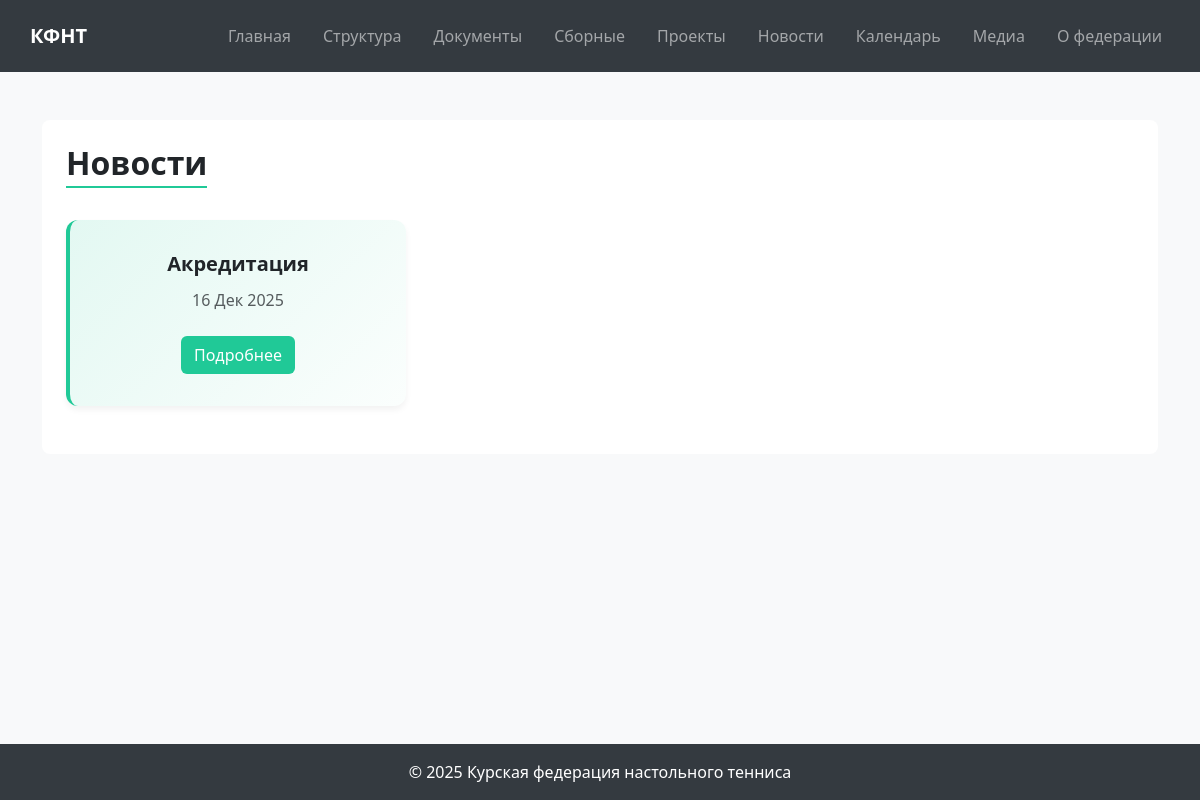
The page /news/ on the database as committed earlier.
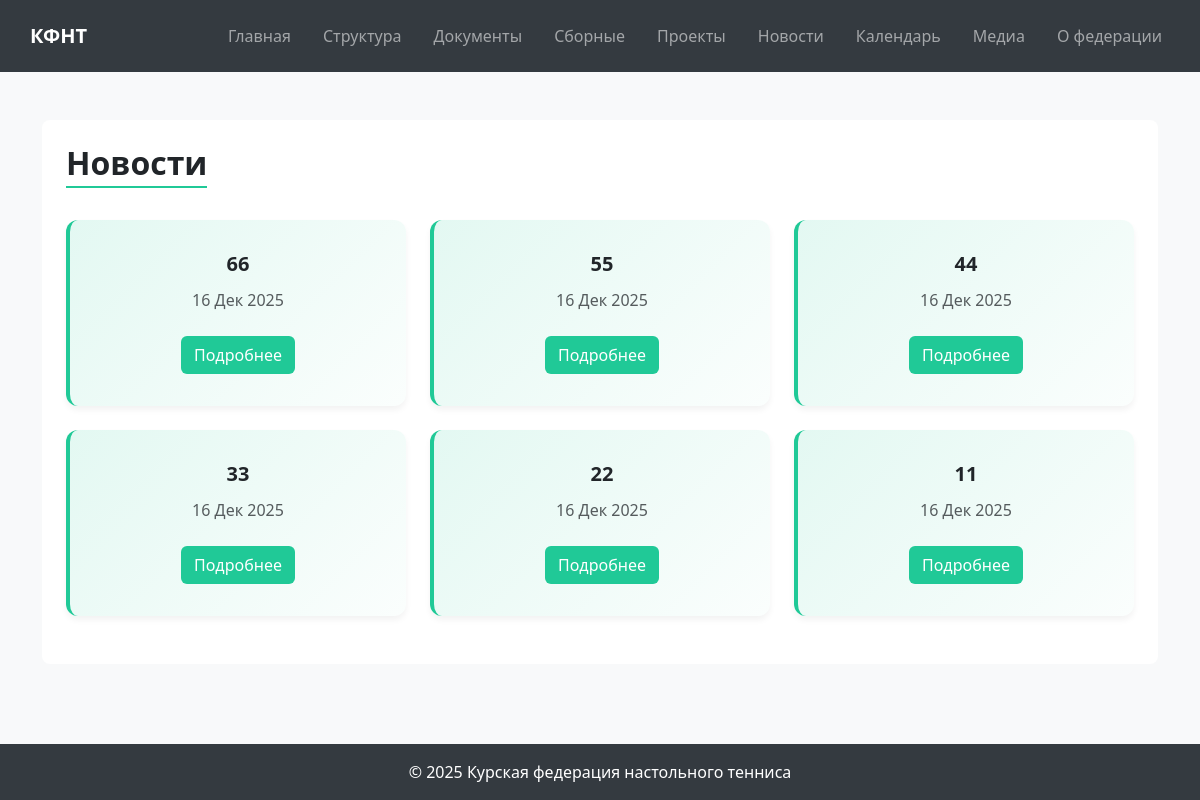
The same page on the database as committed later.
### news/models.py (models this page shows, shortened)
class News(models.Model):
    title = models.CharField(verbose_name='Заголовок', max_length=255)
    slug = models.SlugField(unique=True)
    full_description = CKEditor5Field(
    verbose_name='Полное описание',
    config_name='default'
)
    image = models.ImageField(upload_to='news/', blank=True, null=True, verbose_name='Изображение')
    created_at = models.DateTimeField(default=timezone.now, verbose_name='Дата создания')
    published = models.BooleanField(default=True, verbose_name='Опубликовано')
    class Meta:
        ordering = ['-created_at']
        verbose_name = 'Новость'
        verbose_name_plural = 'Новости'
    def get_absolute_url(self):
        return reverse('news:news_detail', kwargs={'slug': self.slug})

### news/views.py (the view)
# urls.py: path('', views.NewsListView.as_view(), name='news_list'),
class NewsListView(ListView):
    model = News
    template_name = 'news/news_list.html'
    context_object_name = 'news_list'
    paginate_by = 6  # по 6 новостей на странице
    def get_queryset(self):
        return News.objects.filter(published=True)

### templates/news/news_list.html (shortened to what this page needs)
{% extends "base.html" %}
{% block content %}
<h2 class="section-title">Новости</h2>
<div class="row g-4">
    {% for news in news_list %}
    <div class="col-md-4">
        <div class="card-section h-100">
            <h5>{{ news.title }}</h5>
            <p class="text-muted">{{ news.created_at|date:"d M Y" }}</p>
            <a href="{{ news.get_absolute_url }}" class="btn btn-accent mt-2">Подробнее</a>
        </div>
    </div>
    {% empty %}
    <p>Новостей пока нет.</p>
    {% endfor %}
</div>
{% endblock %}

Rows that differ between the two databases and show on the page:
removed News: title "Акредитация", created_at "16 Дек 2025"
added News: title "66", created_at "16 Дек 2025"
added News: title "55", created_at "16 Дек 2025"
added News: title "44", created_at "16 Дек 2025"
added News: title "33", created_at "16 Дек 2025"
added News: title "22", created_at "16 Дек 2025"
added News: title "11", created_at "16 Дек 2025"
